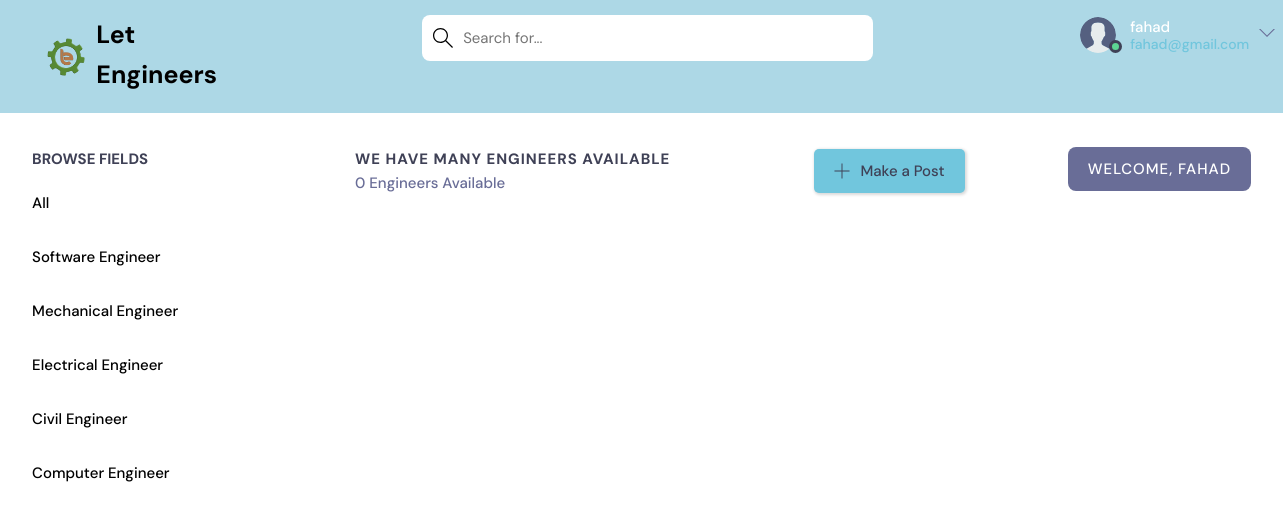
The app's page /home/ (signed in), older data.
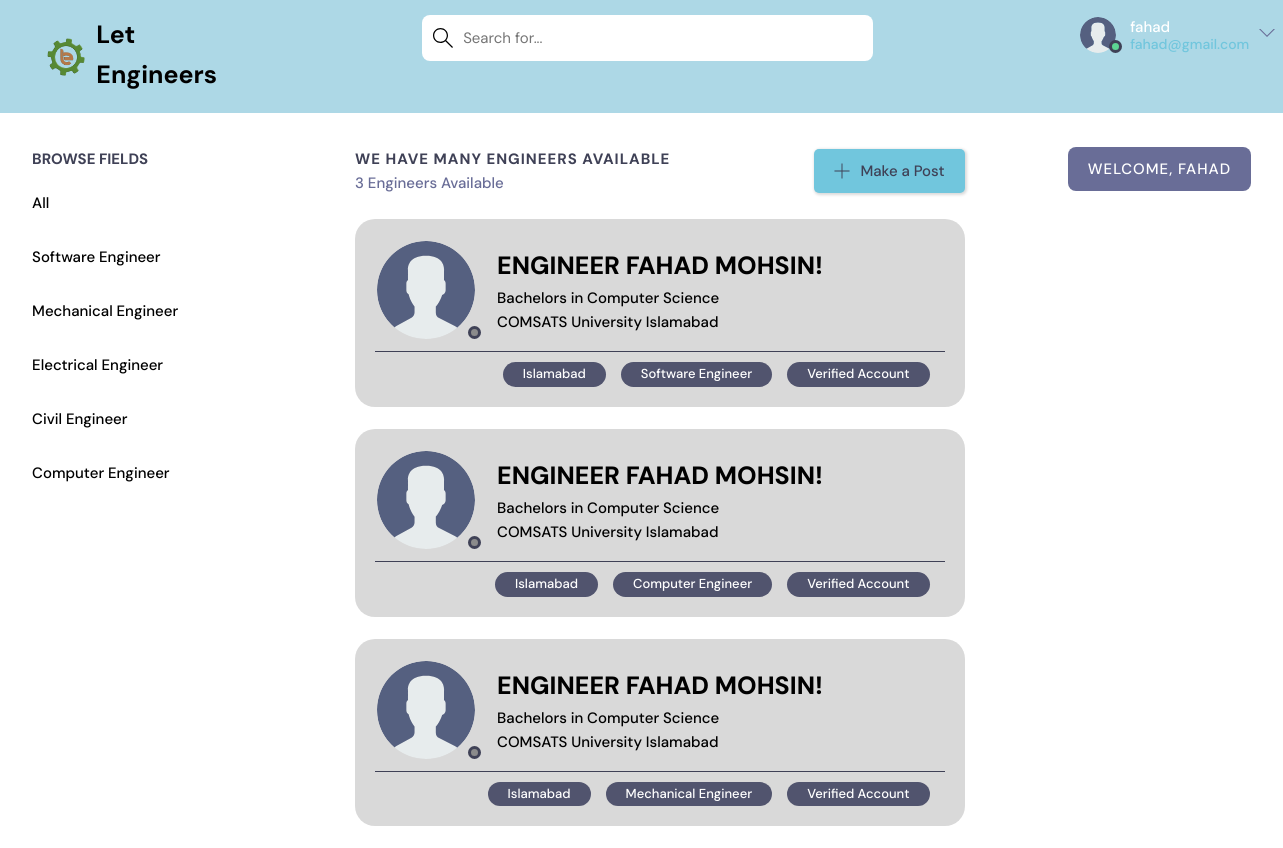
The same page, newer data.
### app1/models.py (models this page shows, shortened)
class Topic(models.Model):
    name = models.CharField(max_length=200)

class Room(models.Model):
    host =  models.ForeignKey(User, on_delete=models.SET_NULL, null=True)
    topic = models.ForeignKey(Topic, on_delete=models.SET_NULL, null=True)
    name = models.CharField(max_length=200)
    description = models.TextField(null=True, blank=True)
    participants = models.ManyToManyField(User, related_name='participants', blank=True)
    updated =models.DateTimeField(auto_now=True)
    created = models.DateTimeField(auto_now_add=True)
    class Meta:
        ordering = ['-updated', '-created']

### app1/views.py (the view)
# urls.py: path("home/", views.home, name="home"),
@login_required(login_url='index')
def home(request):
    q = request.GET.get('q') if request.GET.get('q') != None else ''
    rooms = Room.objects.filter(
        Q(topic__name__icontains=q) |
        Q(name__icontains=q) |
        Q(description__icontains=q)
    )
    topics = Topic.objects.all()[0:6]
    room_count = rooms.count()
    room_messages = Message.objects.filter(Q(room__topic__name__icontains=q))
    context = {'rooms': rooms, 'topics': topics,
               'room_count': room_count, 'room_messages': room_messages}
    return render(request, 'home_pages/home.html', context)

### app1/templates/home_pages/home.html
{% extends 'home_pages/main.html' %}
{% block content %}
    <main class="layout layout--3">
      <div class="container">
        {% include 'home_pages/topics_component.html' %}
        <div class="roomList">
          <div class="roomList__header">
            <div>
              <h2>We have many Engineers Available</h2>
              <p>{{room_count}} Engineers Available</p>
            </div>
            {% if request.user.is_authenticated %}
            <a class="btn btn--main" href="{% url 'create-room' %}">
              <svg version="1.1" xmlns="http://www.w3.org/2000/svg" width="32" height="32" viewBox="0 0 32 32">
                <title>add</title>
                <path d="M16.943 0.943h-1.885v14.115h-14.115v1.885h14.115v14.115h1.885v-14.115h14.115v-1.885h-14.115v-14.115z"></path>
              </svg>
              Make a Post
            </a>
            {% endif %}
          </div>
          {% include 'home_pages/feed_component.html' %}
        </div>
        {% include 'home_pages/activity_component.html' %}
      </div>
    </main>
{% endblock %}

### app1/templates/home_pages/main.html (shortened to what this page needs)
{% load static %}
<!DOCTYPE html>
<html lang="en">
  <head>
    <link rel="stylesheet" href="{% static 'home_pages/css/style.css' %}" />
  </head>
  <body>
    {% include 'home_pages/navbar.html' %}
    {% block content %}
    {% endblock %}
  </body>
</html>

### app1/templates/home_pages/navbar.html (shortened to what this page needs)
{% load static %}
<!DOCTYPE html>
<html lang="en">
<head>
  <link rel="stylesheet" href="{% static 'home_pages/css/navbar.css' %}" />
</head>
<body>
  <header class="header header--loggedIn">
    <div class="container">
      <a href="{% url 'index' %}" class="header__logo">
        <img src="{% static 'images/icons/favicon.png' %}" />
        <h1>Let Engineers</h1>
      </a>
      <form class="header__search"method="GET" action="{% url 'home' %}" >
        <label>
          <input name="q" placeholder="Search for..." />
        </label>
      </form>
      <nav class="header__menu">
        {% if request.user.is_authenticated %}
        <div class="header__user">
          <a href="#">
            <div class="avatar avatar--medium active">
              <img src="{% static 'images/avatar.svg' %}" />
            </div>
            <p>{{request.user.username}}<span>{{request.user.email}}</span></p>
          </a>
          <button class="dropdown-button">
            <svg version="1.1" xmlns="http://www.w3.org/2000/svg" width="32" height="32" viewBox="0 0 32 32">
              <title>chevron-down</title>
              <path d="M16 21l-13-13h-3l16 16 16-16h-3l-13 13z"></path>
            </svg>
          </button>
        </div>
        {% else %}
        <a href="{% url 'login' %}">
          <img src="{% static 'images/avatar.svg' %}" />
          <p>Login</p>
        </a>
        {% endif %}
      </nav>
    </div>
  </header>
</body>
</html>

### app1/templates/home_pages/topics_component.html
<div class="topics">
    <div class="topics__header">
      <h2>Browse Fields</h2>
    </div>
    <ul class="topics__list">
      <li>
        <a href="{% url 'home' %}" >All  </a>
      </li>
      {% for topic in topics %}
      <li>
        <a href="{% url 'home' %}?q={{topic.name}}">{{topic.name}}   </a>
      </li>
      {% endfor %}
    </ul>
  </div>

### app1/templates/home_pages/feed_component.html (shortened to what this page needs)
<!-- {% load static %}
{% load static %}
{% for room in rooms%}
<div class="roomListRoom">
  <div class="exr">
    <div class="avatar avatar--small">
      <img src="{% static 'images/avatar.svg' %}"/>
    </div>
    <div class="roomListRoom__header">
      <a href="{% url 'user-profile' room.host.id %}">
        <div class="roomListRoom__author text-1">Engineer Fahad Mohsin!</div>
        <div class="roomListRoom_fields text-2">Bachelors in Computer Science</div>
        <div class="roomListRoom_fields text-3">COMSATS University Islamabad</div>
      </a>
    </div>
  </div>
    <div class="roomListRoom__meta">
      <p class="roomListRoom__topic">Verified Account</p>
      <p class="roomListRoom__topic">{{room.topic.name}}</p>
      <p class="roomListRoom__topic">Islamabad</p>
    </div>
</div>
  {% endfor %}

### app1/templates/home_pages/activity_component.html
<div class="activities">
  <div class="activities__header">
      {% if request.user.is_authenticated %}
      <h2 style="text-align: center;">Welcome, {{request.user.username}}</h2>
    </div>
    {% endif %}
</div>

### static/home_pages/css/style.css (style rules this page uses)
:root { --color-main: #71c6dd; --color-main-light: #e1f6fb; --color-dark: #3f4156; --color-dark-medium: #51546e; --color-dark-light: #696d97; --color-light: #e5e5e5; --color-gray: #8b8b8b; --color-light-gray: #b2bdbd; --color-bg: #2d2d39; --color-success: #5dd693; --color-error: #fc4b0b; }
* { font-family: "DM Sans", -apple-system, BlinkMacSystemFont, "Segoe UI", Roboto, Oxygen, Ubuntu, Cantarell, "Open Sans", "Helvetica Neue", sans-serif; margin: 0; padding: 0; box-sizing: border-box; text-rendering: optimizeLegibility; font-size: inherit; }
html { font-size: 56.25%; }
@media only screen and (min-width: 1200px) { html { font-size: 62.5%; } }
body { line-height: 1.6; font-weight: 400; font-size: 1.5rem; color: white; background-color: white; min-height: 100vh; }
img { width: 100%; }
a { display: inline-block; color: var(--color-main); text-decoration: none; }
.container { max-width: 135rem; width: 95%; margin: auto; }
.btn { background-color: transparent; border: none; display: inline-flex; align-items: center; gap: 1rem; cursor: pointer; transition: all ease-in-out 0.3s; padding: 1rem 2rem; border-radius: 5px; box-shadow: 1px 1px 3px 1px rgba(0, 0, 0, 0.15); font-weight: 500; }
.btn--main { background-color: var(--color-main); color: var(--color-dark); }
.btn > svg { fill: currentColor; width: 1.6rem; height: 1.6rem; }
.avatar { position: relative; display: inline-block; border-radius: 10%; border: 2px solid transparent; }
.avatar img { display: block; border-radius: 50%; object-fit: cover; object-position: center; }
.avatar::after { content: ""; display: block; position: absolute; background-color: var(--color-gray); z-index: 111; border-radius: 50%; border: 0.3rem solid var(--color-dark); }
.avatar.active::after { background-color: var(--color-success); }
.avatar.avatar--small img { width: 9.8rem; height: 9.8rem; }
.avatar.avatar--small:after { width: 0.7rem; height: 0.7rem; bottom: 0px; right: -6px; }
.avatar.avatar--medium img { width: 3.6rem; height: 3.6rem; border-radius: 50%; }
.avatar.avatar--medium:after { width: 0.7rem; height: 0.7rem; bottom: 0px; right: -6px; }
.layout { margin-top: 3.4rem; }
.layout > .container { display: flex; justify-content: space-between; align-items: flex-start; }
.layout--3 > .container > div:first-child { flex-basis: 18%; max-width: 22.5rem; }
.layout--3 > .container > div:nth-child(2) { flex-basis: 50%; }
.layout--3 > .container > div:last-child { flex-basis: 15%; }
.topics__header { margin-bottom: 2rem; }
.topics__header h2 { text-transform: uppercase; font-weight: 700; color: var(--color-dark); }
.topics__list { list-style: none; }
.topics__list li a { display: flex; justify-content: space-between; margin-bottom: 3rem; font-weight: 500; color: black; transition: all 0.3s ease-in-out; }
.roomList__header { display: flex; align-items: center; justify-content: space-between; margin-bottom: 2.4rem; }
.roomList__header h2 { text-transform: uppercase; font-weight: 650; color: var(--color-dark); letter-spacing: 1px; }
.roomList__header p { font-weight: 500; color: var(--color-dark-light); }
.roomListRoom { margin-bottom: 2.2rem; background-color: rgba(211, 211, 211, 0.849); border-radius: 2rem; padding: 2rem; }
.exr { display: flex; }
.text-1, .text-2, .text-3 { padding-left: 20px; }
.roomListRoom__header { align-items: flex-start; display: flex; justify-content: space-around; flex-wrap: wrap; flex-direction: column; }
.roomListRoom__author { font-size: 25px; font-weight: 800; gap: 1rem; color: black; text-transform: uppercase; }
.roomListRoom_fields { font-size: 15px; font-weight: 500; color: black; }
.roomListRoom__meta { border-top: 1px solid var(--color-dark); padding-top: 1rem; display: flex; flex-direction: row-reverse; gap: 1em; }
.roomListRoom__topic { padding: 2px 2rem; background-color: var(--color-dark-medium); border-radius: 5rem; font-weight: 500; font-size: 1.3rem; }
.activities { background: var(--color-dark); border-radius: 8px; overflow: hidden; }
.activities__header h2 { background-color: var(--color-dark-light); text-transform: uppercase; font-weight: 500; padding: 1rem 1.5rem; color: white; letter-spacing: 1px; font-size: 1.5rem; }

Row changes from the older to the newer data that the page shows:
added Room: topic.name "Software Engineer"
added Room: topic.name "Computer Engineer"
added Room: topic.name "Mechanical Engineer"
Text that changed along with them:
{{ room_count }}: "0" → "3"
